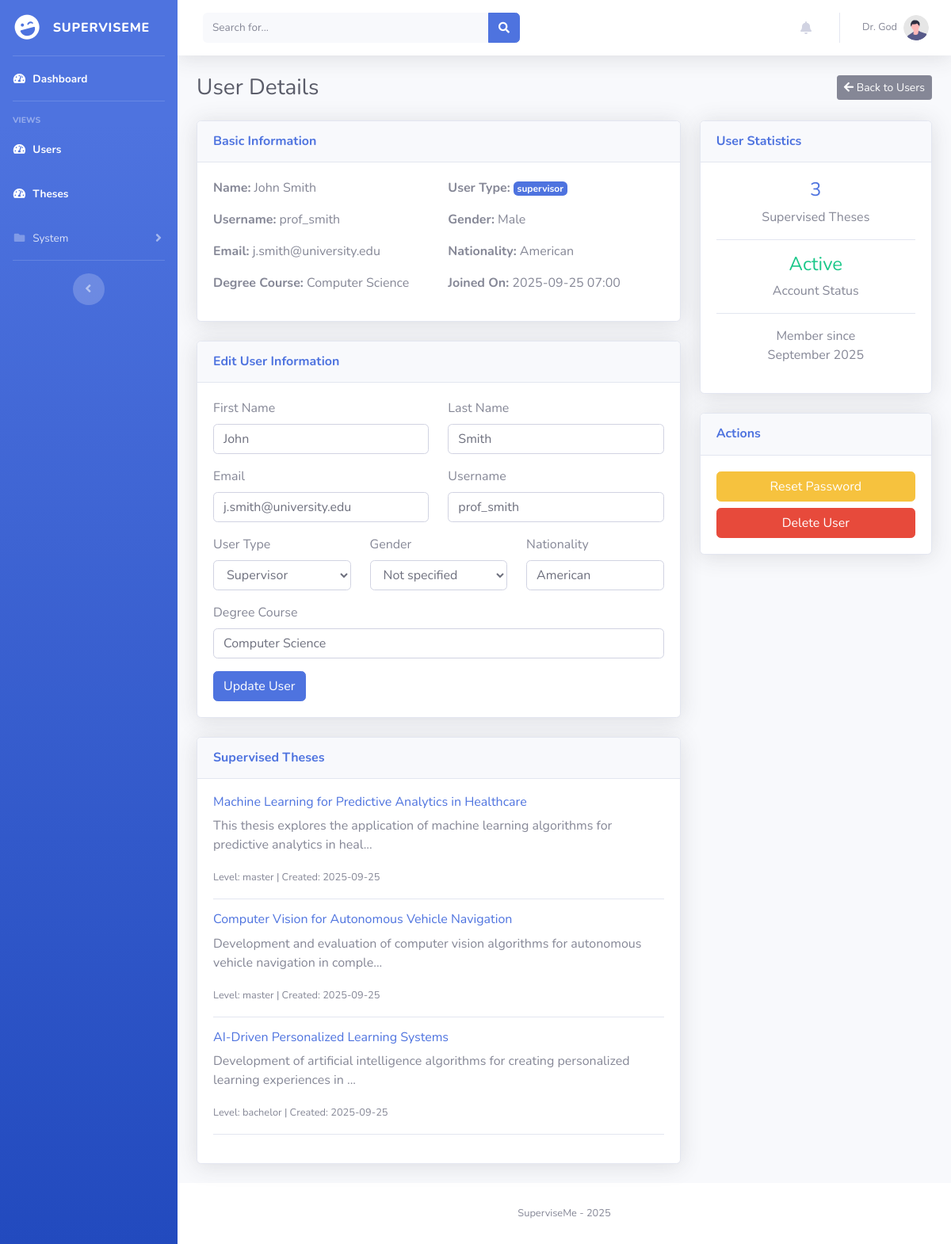
The app's page /admin/user/2 (signed in), older data.
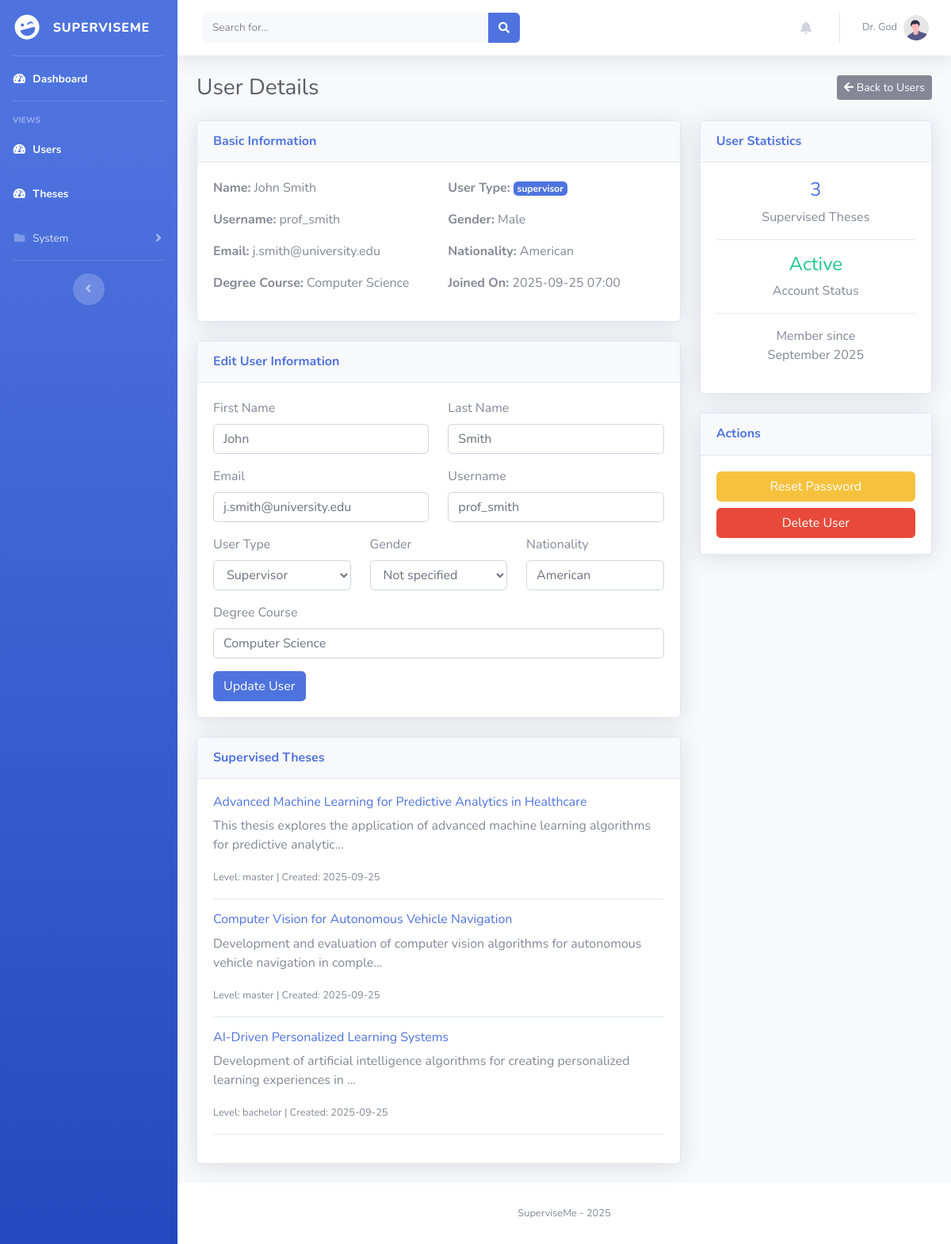
The same page, newer data.
### superviseme/models.py (models this page shows)
class Thesis(db.Model):
    __tablename__ = "thesis"
    id = db.Column(db.Integer, primary_key=True)
    title = db.Column(db.String(100), nullable=False)
    description = db.Column(db.Text, nullable=False)
    author_id = db.Column(db.Integer, db.ForeignKey("user_mgmt.id"), nullable=True)
    frozen = db.Column(db.Boolean, default=False)
    level = db.Column(db.Text, nullable=True)
    created_at = db.Column(db.Integer, nullable=False)

### superviseme/routes/admin.py (the view)
@admin.route("/admin/user/<int:user_id>")
@login_required
def user_detail(user_id):
    privilege_check = check_privileges(current_user.username, role="admin")
    if privilege_check is not True:
        return privilege_check
    user = User_mgmt.query.get_or_404(user_id)
    authored_theses = []
    if user.user_type == "student":
        authored_theses = Thesis.query.filter_by(author_id=user_id).all()
    supervised_theses = []
    if user.user_type == "supervisor":
        supervised_rels = Thesis_Supervisor.query.filter_by(supervisor_id=user_id).all()
        supervised_theses = [Thesis.query.get(rel.thesis_id) for rel in supervised_rels]
    return render_template("/admin/user_detail.html",
                         current_user=current_user,
                         user=user,
                         authored_theses=authored_theses,
                         supervised_theses=supervised_theses,
                         datetime=datetime.datetime)

### superviseme/utils/logging_config.py (called while the page is built)
def log_request_response(app, loggers):
    @app.before_request
    def log_request_info():
        loggers['access_logger'].info("Request started", extra={
            'event_type': 'request_start',
            'endpoint': request.endpoint,
            'url_rule': str(request.url_rule) if request.url_rule else None,
            'content_length': request.content_length,
            'content_type': request.content_type
        })
    @app.after_request
    def log_response_info(response):
        loggers['access_logger'].info("Request completed", extra={
            'event_type': 'request_end',
            'status_code': response.status_code,
            'content_length': response.content_length,
            'content_type': response.content_type
        })
        return response

### superviseme/utils/miscellanea.py (called while the page is built, shortened)
def check_privileges(username, role="admin"):
    user = User_mgmt.query.filter_by(username=username).first()
    if not user:
        abort(404)
    return True

### superviseme/templates/admin/user_detail.html (shortened to what the changed rows need)
{% include 'admin/components/header.html' %}
<body id="page-top">
    <div id="wrapper">
        <div id="content-wrapper" class="d-flex flex-column">
            <div id="content">
                <div class="container-fluid">
                    <div class="d-sm-flex align-items-center justify-content-between mb-4">
                        <h1 class="h3 mb-0 text-gray-800">User Details</h1>
                    </div>
                    <div class="row">
                        <div class="col-xl-8 col-lg-7">
                            {% if user.user_type == "supervisor" and supervised_theses %}
                                <div class="card shadow mb-4">
                                    <div class="card-body">
                                        {% for thesis in supervised_theses %}
                                            {% if thesis %}
                                                <div class="border-bottom mb-3 pb-3">
                                                    <h6><a href="/admin/thesis/{{ thesis.id }}">{{ thesis.title }}</a></h6>
                                                    <p class="text-muted">{{ thesis.description[:100] }}...</p>
                                                    <small class="text-muted">Level: {{ thesis.level }} | Created: {{ datetime.fromtimestamp(thesis.created_at).strftime('%Y-%m-%d') }}</small>
                                                </div>
                                            {% endif %}
                                        {% endfor %}
                                    </div>
                                </div>
                            {% endif %}
                        </div>
                    </div>
                </div>
            </div>
            {% include 'admin/components/footer.html' %}
</body>
</html>

Row changes from the older to the newer data that the page shows:
changed Thesis: title "Machine Learning for Predictive Analytics in Healthcare" → "Advanced Machine Learning for Predictive Analytics in Healthcare"; description "This thesis explores the application of machine learning algorithms for predictive analytics in heal" → "This thesis explores the application of advanced machine learning algorithms for predictive analytic"
